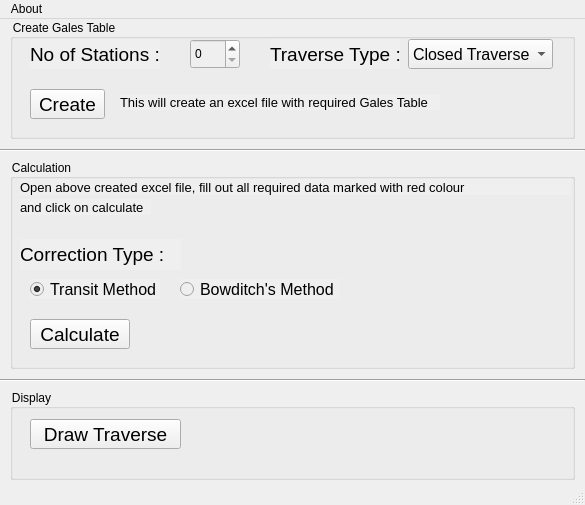
<?xml version="1.0" encoding="UTF-8"?>
<ui version="4.0">
 <class>MainWindow</class>
 <widget class="QMainWindow" name="MainWindow">
  <property name="geometry">
   <rect>
    <x>0</x>
    <y>0</y>
    <width>585</width>
    <height>505</height>
   </rect>
  </property>
  <property name="windowTitle">
   <string>MainWindow</string>
  </property>
  <property name="windowIcon">
   <iconset>
    <normaloff>../py game/tb.ico</normaloff>../py game/tb.ico</iconset>
  </property>
  <property name="styleSheet">
   <string notr="true"/>
  </property>
  <property name="tabShape">
   <enum>QTabWidget::Rounded</enum>
  </property>
  <widget class="QWidget" name="centralwidget">
   <property name="cursor">
    <cursorShape>ArrowCursor</cursorShape>
   </property>
   <property name="styleSheet">
    <string notr="true">background:rgb(239, 239, 239)</string>
   </property>
   <widget class="QGroupBox" name="groupBox_2">
    <property name="geometry">
     <rect>
      <x>10</x>
      <y>140</y>
      <width>565</width>
      <height>210</height>
     </rect>
    </property>
    <property name="title">
     <string>Calculation</string>
    </property>
    <widget class="QLabel" name="label_3">
     <property name="geometry">
      <rect>
       <x>10</x>
       <y>20</y>
       <width>551</width>
       <height>16</height>
      </rect>
     </property>
     <property name="font">
      <font>
       <pointsize>10</pointsize>
      </font>
     </property>
     <property name="text">
      <string>Open above created excel file, fill out all required data marked with red colour</string>
     </property>
    </widget>
    <widget class="QPushButton" name="pushButton_2">
     <property name="geometry">
      <rect>
       <x>20</x>
       <y>160</y>
       <width>100</width>
       <height>30</height>
      </rect>
     </property>
     <property name="font">
      <font>
       <pointsize>14</pointsize>
      </font>
     </property>
     <property name="styleSheet">
      <string notr="true"/>
     </property>
     <property name="text">
      <string>Calculate</string>
     </property>
    </widget>
    <widget class="QLabel" name="label_4">
     <property name="geometry">
      <rect>
       <x>10</x>
       <y>40</y>
       <width>131</width>
       <height>16</height>
      </rect>
     </property>
     <property name="font">
      <font>
       <pointsize>10</pointsize>
      </font>
     </property>
     <property name="text">
      <string>and click on calculate</string>
     </property>
    </widget>
    <widget class="QLabel" name="label_5">
     <property name="geometry">
      <rect>
       <x>10</x>
       <y>80</y>
       <width>161</width>
       <height>31</height>
      </rect>
     </property>
     <property name="font">
      <font>
       <pointsize>14</pointsize>
      </font>
     </property>
     <property name="text">
      <string>Correction Type :</string>
     </property>
    </widget>
    <widget class="QRadioButton" name="radioButton">
     <property name="geometry">
      <rect>
       <x>20</x>
       <y>120</y>
       <width>130</width>
       <height>20</height>
      </rect>
     </property>
     <property name="font">
      <font>
       <pointsize>12</pointsize>
      </font>
     </property>
     <property name="text">
      <string>Transit Method</string>
     </property>
     <property name="checked">
      <bool>true</bool>
     </property>
    </widget>
    <widget class="QRadioButton" name="radioButton_2">
     <property name="geometry">
      <rect>
       <x>170</x>
       <y>120</y>
       <width>160</width>
       <height>20</height>
      </rect>
     </property>
     <property name="font">
      <font>
       <pointsize>12</pointsize>
      </font>
     </property>
     <property name="text">
      <string>Bowditch's Method</string>
     </property>
    </widget>
   </widget>
   <widget class="QGroupBox" name="groupBox_3">
    <property name="geometry">
     <rect>
      <x>10</x>
      <y>370</y>
      <width>565</width>
      <height>91</height>
     </rect>
    </property>
    <property name="title">
     <string>Display</string>
    </property>
    <widget class="QPushButton" name="pushButton_4">
     <property name="geometry">
      <rect>
       <x>20</x>
       <y>30</y>
       <width>151</width>
       <height>30</height>
      </rect>
     </property>
     <property name="font">
      <font>
       <pointsize>14</pointsize>
      </font>
     </property>
     <property name="styleSheet">
      <string notr="true"/>
     </property>
     <property name="text">
      <string>Draw Traverse</string>
     </property>
    </widget>
   </widget>
   <widget class="QGroupBox" name="groupBox">
    <property name="geometry">
     <rect>
      <x>10</x>
      <y>0</y>
      <width>565</width>
      <height>120</height>
     </rect>
    </property>
    <property name="title">
     <string>Create Gales Table</string>
    </property>
    <widget class="QSpinBox" name="spinBox">
     <property name="geometry">
      <rect>
       <x>180</x>
       <y>20</y>
       <width>50</width>
       <height>30</height>
      </rect>
     </property>
     <property name="styleSheet">
      <string notr="true"/>
     </property>
    </widget>
    <widget class="QPushButton" name="pushButton">
     <property name="geometry">
      <rect>
       <x>20</x>
       <y>70</y>
       <width>75</width>
       <height>30</height>
      </rect>
     </property>
     <property name="font">
      <font>
       <pointsize>14</pointsize>
      </font>
     </property>
     <property name="styleSheet">
      <string notr="true"/>
     </property>
     <property name="text">
      <string>Create</string>
     </property>
    </widget>
    <widget class="QLabel" name="label_2">
     <property name="geometry">
      <rect>
       <x>110</x>
       <y>75</y>
       <width>320</width>
       <height>16</height>
      </rect>
     </property>
     <property name="font">
      <font>
       <pointsize>10</pointsize>
      </font>
     </property>
     <property name="text">
      <string>This will create an excel file with required Gales Table</string>
     </property>
    </widget>
    <widget class="QLabel" name="label">
     <property name="geometry">
      <rect>
       <x>20</x>
       <y>20</y>
       <width>130</width>
       <height>30</height>
      </rect>
     </property>
     <property name="font">
      <font>
       <pointsize>14</pointsize>
      </font>
     </property>
     <property name="text">
      <string>No of Stations :</string>
     </property>
    </widget>
    <widget class="QComboBox" name="comboBox">
     <property name="geometry">
      <rect>
       <x>398</x>
       <y>20</y>
       <width>145</width>
       <height>30</height>
      </rect>
     </property>
     <property name="font">
      <font>
       <pointsize>12</pointsize>
      </font>
     </property>
     <property name="cursor">
      <cursorShape>PointingHandCursor</cursorShape>
     </property>
     <item>
      <property name="text">
       <string>Closed Traverse</string>
      </property>
     </item>
     <item>
      <property name="text">
       <string>Link Traverse</string>
      </property>
     </item>
    </widget>
    <widget class="QLabel" name="label_6">
     <property name="geometry">
      <rect>
       <x>260</x>
       <y>20</y>
       <width>130</width>
       <height>30</height>
      </rect>
     </property>
     <property name="font">
      <font>
       <pointsize>14</pointsize>
      </font>
     </property>
     <property name="text">
      <string>Traverse Type :</string>
     </property>
    </widget>
   </widget>
   <widget class="Line" name="line">
    <property name="geometry">
     <rect>
      <x>0</x>
      <y>130</y>
      <width>585</width>
      <height>3</height>
     </rect>
    </property>
    <property name="orientation">
     <enum>Qt::Horizontal</enum>
    </property>
   </widget>
   <widget class="Line" name="line_2">
    <property name="geometry">
     <rect>
      <x>0</x>
      <y>360</y>
      <width>585</width>
      <height>3</height>
     </rect>
    </property>
    <property name="orientation">
     <enum>Qt::Horizontal</enum>
    </property>
   </widget>
  </widget>
  <widget class="QMenuBar" name="menubar">
   <property name="geometry">
    <rect>
     <x>0</x>
     <y>0</y>
     <width>585</width>
     <height>21</height>
    </rect>
   </property>
   <widget class="QMenu" name="menuAbout">
    <property name="title">
     <string>About</string>
    </property>
    <addaction name="actionCreator"/>
    <addaction name="actionApp"/>
    <addaction name="actionContact"/>
   </widget>
   <addaction name="menuAbout"/>
  </widget>
  <widget class="QStatusBar" name="statusbar"/>
  <action name="actionCreator">
   <property name="text">
    <string>Creator</string>
   </property>
  </action>
  <action name="actionApp">
   <property name="text">
    <string>App</string>
   </property>
  </action>
  <action name="actionContact">
   <property name="text">
    <string>Contact</string>
   </property>
  </action>
  <action name="actionTerms_of_Services">
   <property name="text">
    <string>Terms of Services</string>
   </property>
  </action>
 </widget>
 <resources/>
 <connections/>
</ui>
